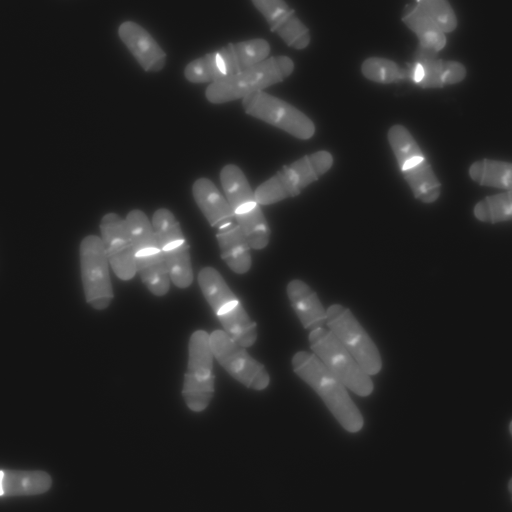
%> input picture Project2/image01.tiff, 1024 x 1024 px (shown at 1/2 size)
$ octave HW2.m   (GNU Octave 9; MATLAB toolbox functions it lacks are replaced by stand-ins)
%> lines starting %> are read from the running program, lines starting %| are printed output that depends on the picture
### Project2/anisotropicgaussian.m
function [ h ] = anisotropicgaussian( sigmau, sigmav, theta )
% Calculate the anisotropic gaussian filter

threeSigmau = 3*sigmau;
threeSigmav = 3*sigmav;
[X, Y] = meshgrid(-threeSigmau:threeSigmau, -threeSigmav:threeSigmav);

% Equation 5 in the paper
const = 1/(2*pi*sigmau*sigmav);
uTerm = (((X.*cosd(theta) + Y.*sind(theta)).^2)/sigmau^2);
vTerm = (((-X.*sind(theta) + Y.*cosd(theta)).^2)/sigmav^2);
expon = exp(-.5*(uTerm+vTerm));
h = const*expon;

end

### Project2/gaussianfilter.m
function [ gfilter ] = gaussianfilter( sigma )
%GAUSSIANFILTER
% Create a gaussian filter with variance sigma

threeSigma = 3*sigma;
[X, Y] = meshgrid(-threeSigma:threeSigma, -threeSigma:threeSigma);
gfilter = 1/(2*pi*sigma^2) * exp(-(X.^2 .* Y.^2)/(2*sigma^2));

end

### Project2/my_imgradientxy.m
function [ dx, dy ] = my_imgradientxy( im )
%MY_IMGRADIENTXY my version of imgradient

%circularly shift by col/row
imshiftcol = circshift(im, 1, 2);
imshiftrow = circshift(im, 1);

%subtract from original
dx = bsxfun(@minus,im,imshiftcol);
dy = bsxfun(@minus,im,imshiftrow);

end

### Project2/HW2.m
%% Project 2

%% Part 1
%% 1.1
sigmas = [1, 2, 5, 7]';
[im, cmap] = imread('image01.tiff');
%> im is the input picture: size 1024x1024 uint8; min 18, max 255, mean 37.9
%> cmap = []
figure;
for i = 1:size(sigmas)
    % filter image
    sigma = sigmas(i);
    gaussianFilter = gaussianfilter(sigma);
    imLP = filter2(gaussianFilter, im);

    % plot
    subplot(2, 2, i);
    imshow(imLP, cmap);
    title(['Sigma = ' num2str(sigma)]);
end
%> this loop made 4 passes
%> pass 3, `imLP = filter2(gaussianFilter, im);`:
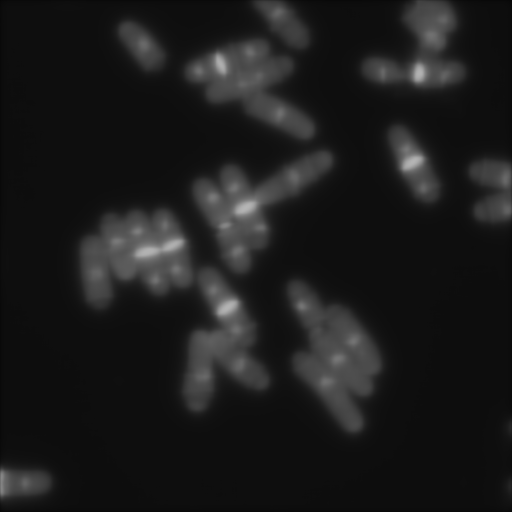
%> imLP: size 1024x1024 double (shown at 1/2 size); min 5.36, max 181.6, mean 27.7
%> after the loop:
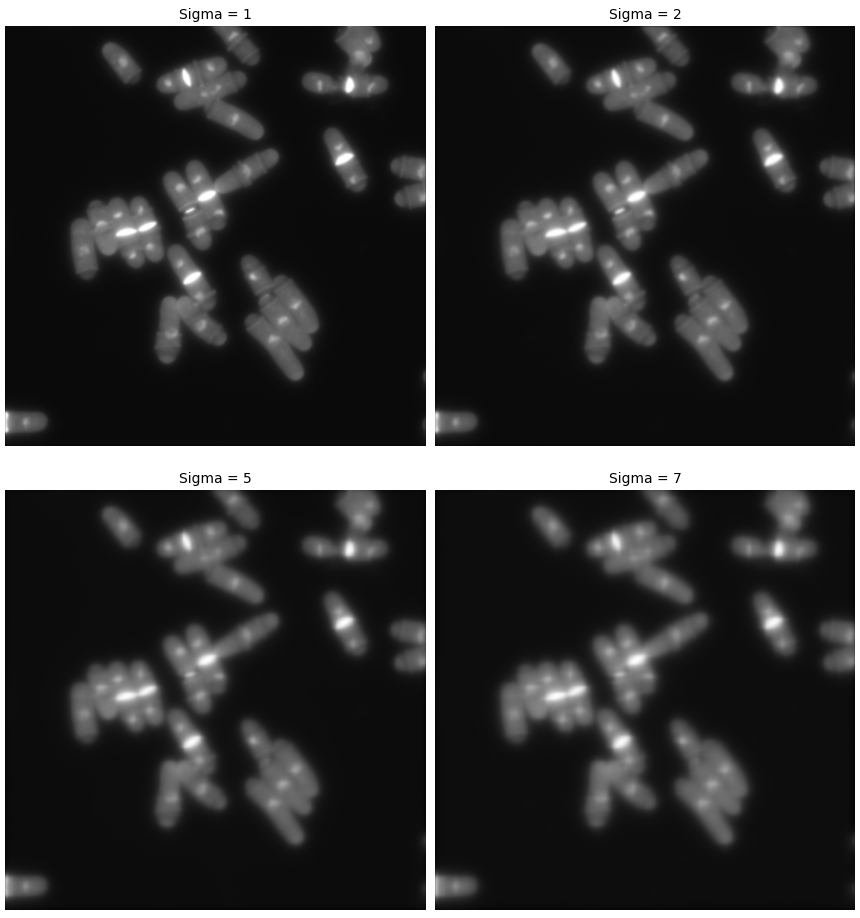
%> figure redrawn from the program's plot data, 4 panels

%% 1.2
[im, cmap] = imread('image01.tiff');
sigmas = [1 2 5]';
figure;
for i = 1:size(sigmas)
    % filter image-->Lecture 8 slide 29
    sigma = sigmas(i);
    gaussianFilter = gaussianfilter(sigma);
    [dx, dy] = my_imgradientxy(gaussianFilter);
    derImx = filter2(dx, im);
    derImy = filter2(dy, im);

    % plot x
    subplot(3, 2, 2*i - 1);
    imshow(derImx, cmap);
    title(['Sigma = ' num2str(sigma) ' ,dir = x']);

    % plot y
    subplot(3, 2, 2*i);
    imshow(derImy, cmap);
    title(['Sigma = ' num2str(sigma) ' ,dir = y']);

end
%> this loop made 3 passes
%> pass 1, `derImx = filter2(dx, im);`:
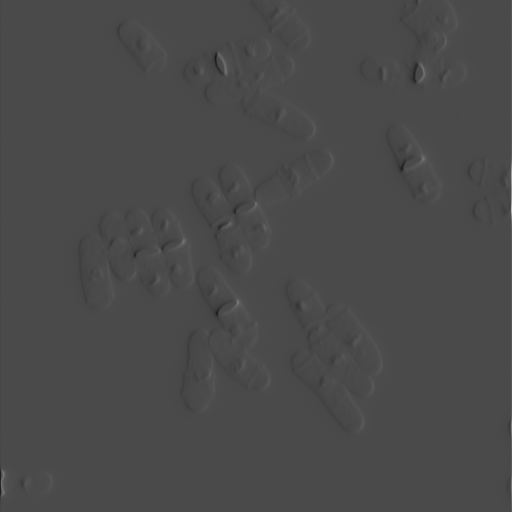
%> derImx: size 1024x1024 double (shown at 1/2 size); min -64.75, max 157.6, mean 0; drawn with min black and max white
%> pass 1, `derImy = filter2(dy, im);`:
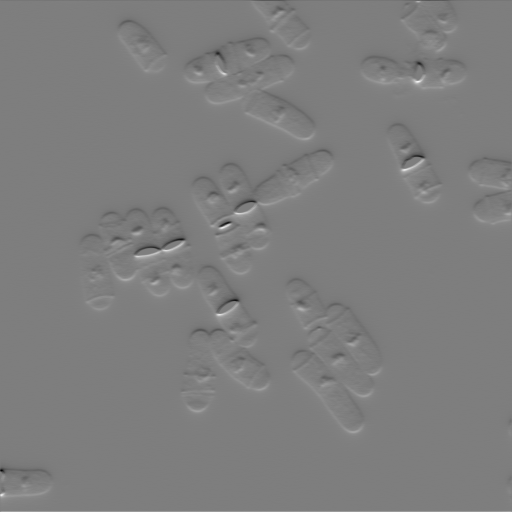
%> derImy: size 1024x1024 double (shown at 1/2 size); min -48.53, max 49.64, mean 0; drawn with min black and max white
%> after the loop:
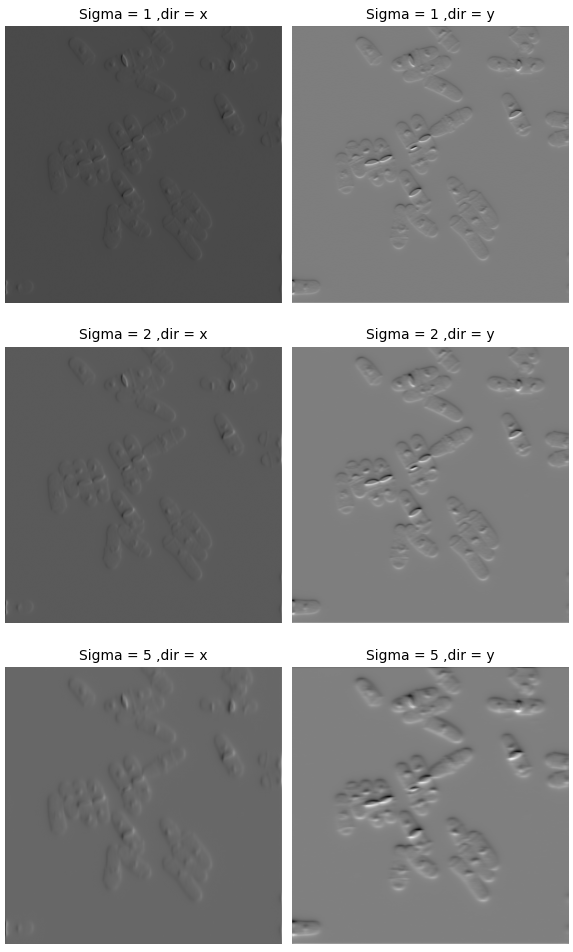
%> figure redrawn from the program's plot data, 6 panels

%% 1.3 (Bonus)
% http://ieeexplore.ieee.org/stamp/stamp.jsp?tp=&arnumber=1217270
sigmau = 10;
sigmav = 5;
thetas = [30, 60, 90, 120, 150]'
[im, cmap] = imread('image01.tiff');
figure;
subplot(3, 2, 1);
imshow(im, cmap);
title('Original Image');
for i = 1:size(thetas)
    % filter image
    theta = thetas(i);
    h = anisotropicgaussian(sigmau, sigmav, theta);
    imFiltered = filter2(h, im);

    % plot
    subplot(3, 2, i+1);
    imshow(imFiltered, cmap);
    title(['Theta = ' num2str(theta)]);
end
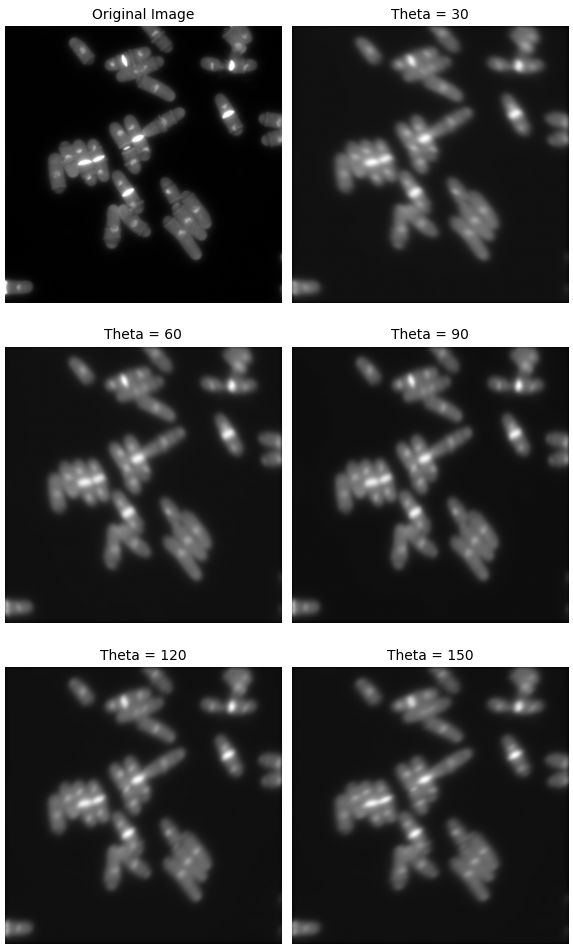
%> figure redrawn from the program's plot data, 6 panels

%% 3.1
% http://en.wikipedia.org/wiki/Airy_disk
lambdas = [480, 520, 680, 520, 520, 680]';
as = [.5, .5, .5, 1, 1.4, 1.5]';
colors = ['y', 'm', 'c', 'r', 'g', 'b'];
legendStrs = {};

figure;
for i = 1:size(lambdas)
    lambda = lambdas(i);
    a = as(i);
    k = 2*pi/(lambda*10^-9);
    theta = linspace(-pi, pi, 100);
    I = ((2*besselj(0, k*a.*sin(theta)))./(k*a.*sin(theta))).^2;
    I = I./max(I);
    legendStr = ['Lambda = ' num2str(lambda) ', NA = ' num2str(a)];
    legendStrs{1, i} = legendStr;
    plot(k*a.*sin(theta), I, colors(i));
    hold on;
end

legend(legendStrs);
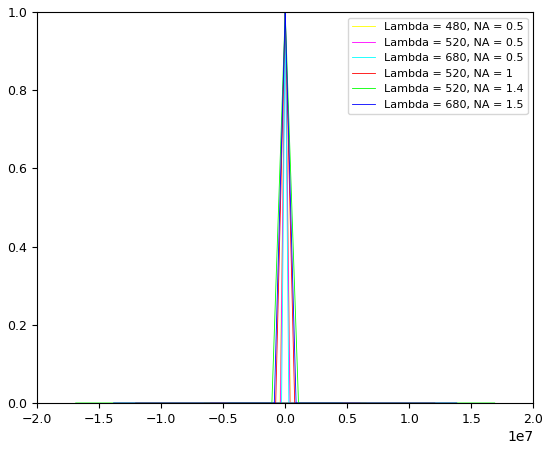
%> figure redrawn from the program's plot data
